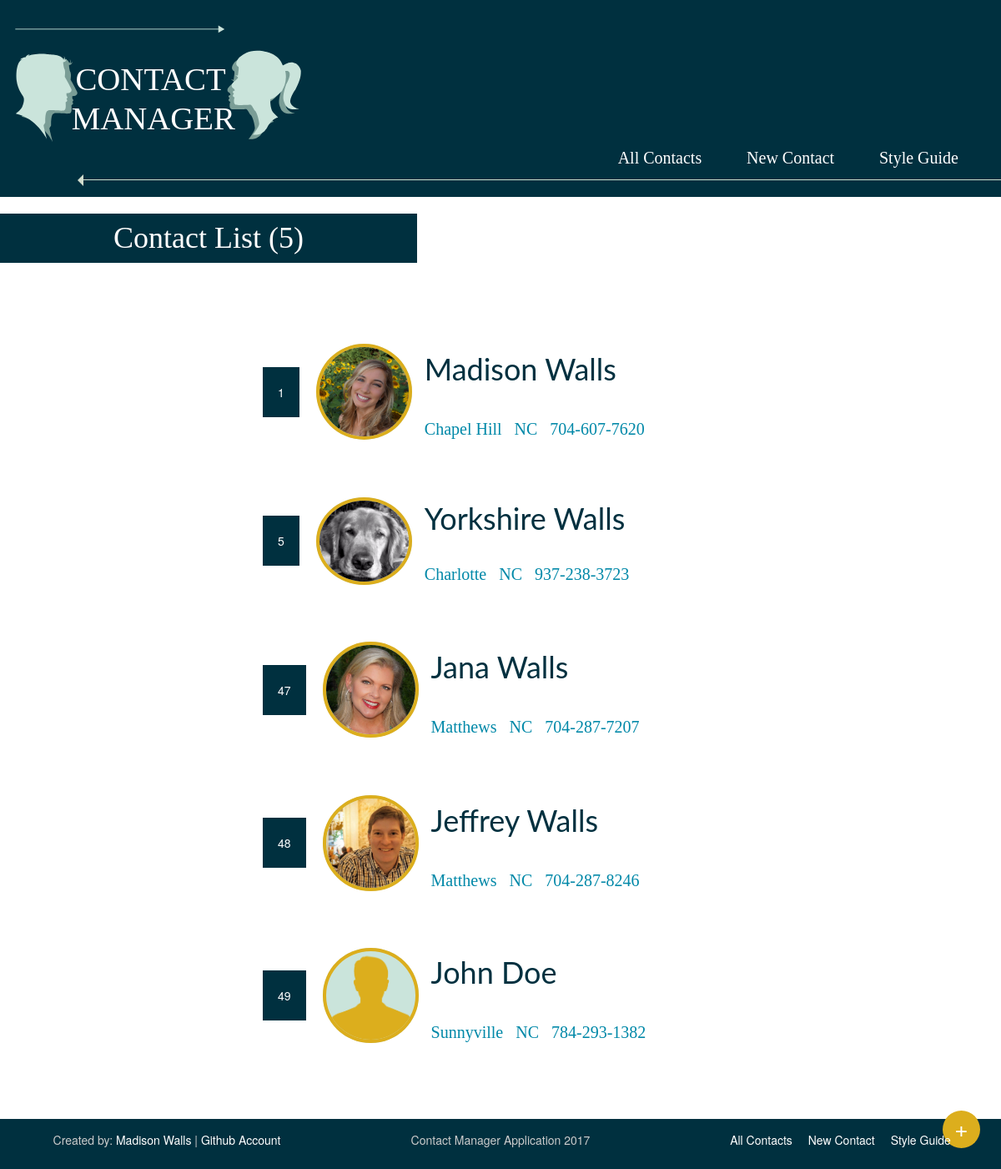
The page / on the database its author committed.
### tables this page shows
CREATE TABLE `contacts` (
  `id` int(11) NOT NULL,
  `photo` text NOT NULL,
  `first` varchar(200) NOT NULL,
  `last` varchar(200) NOT NULL,
  `title` varchar(200) NOT NULL,
  `address` varchar(200) NOT NULL,
  `city` varchar(200) NOT NULL,
  `state` varchar(200) NOT NULL,
  `zip` varchar(200) NOT NULL,
  `phone` varchar(200) NOT NULL,
  `notes` text NOT NULL
);

### index.php (the view, shortened to what this page needs)
<?php
  include 'header.php';
  $contacts = $db->query('SELECT * FROM contacts')->fetchAll(PDO::FETCH_ASSOC);
?>
<h1 class="contact-list">Contact List <span>(<?= count($contacts); ?>)</span></h1>
<div class="container-fluid">
    <div class="row">
      <div class="col-xs-12 col-md-9 col-md-offset-3 tableContainer">
      <table class="table">
        <?php foreach($contacts as $contact) : ?>
            <tbody class="tableStyle">
                <tr>
                    <td class="id"><a href="/edit.php?id=<?= $contact['id']; ?>"><?= $contact['id']; ?></a></td>
                    <td><a class="image" href="/edit.php?id=<?= $contact['id'];?>"><?php
                      if ($contact['photo'] !== '') {
                          echo "<img src='uploads/";  echo $contact['photo']; echo "' width='150px' height='auto'>";
                      } else {
                          echo "<img src='uploads/picIcon.png' width='150px' height='auto'>";
                      }
                      ?></a></td>
                      <td><a href="/edit.php?id=<?= $contact['id'];?>"><?= $contact['first'] . " " . $contact['last'];?></a></td>
                </tr>
                <tr class="innerInfo">
                      <td></td>
                      <td></td>
                      <td><a href="/edit.php?id=<?= $contact['id'];?>"><?= $contact['city']; ?></a><a href="/edit.php?id=<?= $contact['id'];?>"><?= $contact['state']; ?></a><a href="/edit.php?id=<?= $contact['id'];?>"><?= $contact['phone']; ?></a></td>
                </tr>
            </tbody>
      <?php endforeach; ?>
      </table>
      <a href="step1.php"><div class="addBox"><p class="plus">+</p></div></a>
<?php include 'footer.php'; ?>

### header.php (shortened to what this page needs)
<!DOCTYPE html>
<html>
  <head>
    <link rel="stylesheet" href="https://maxcdn.bootstrapcdn.com/bootstrap/3.3.7/css/bootstrap.min.css">
    <link rel="stylesheet" href="/css/style.css">
  </head>
  <body>
    <div class="container-fluid navtop">
      <div class="row">
        <div class="col-md-12">
          <a href="index.php"><img src="img/icon.svg" width="350px" height="auto"></a>
        </div>
        <div class="col-xl-12 navbar">
          <ul>
            <a href="index.php"><li>All Contacts</li></a>
            <a href="step1.php"><li>New Contact</li></a>
            <a href="styleguide.php"><li>Style Guide</li></a>
        </ul>
        </div>
        <div class="col-xs-11 col-xs-offset-1 navbarline"><span class="arrow-left"></div>
      </div>
    </div>

### footer.php (shortened to what this page needs)
          </div>
      </div>
    </div>
    <div class="container-fluid footerSpace">
      <div class="row">
        <div class="col-md-4">
          <p>Created by: <a href="http://www.madisonwalls.org"> Madison Walls</a> | <a href="https://github.com/madisonwalls">Github Account</a></p>
        </div>
        <div class="col-md-4">
          <p>Contact Manager Application 2017</p>
        </div>
        <div class="col-md-4 bottomNav">
            <a href="index.php">All Contacts</a>
            <a href="step1.php">New Contact</a>
            <a href="styleguide.php">Style Guide</a>
        </div>
      </div>
    </div>
  </body>
</html>

### css/style.css (style rules this page uses)
.navtop { background-color: #00303f; padding-top: 20px; }
.navbar li { display: inline-block; margin-right: 50px; font-size: 20px; margin-top: 0px; padding-top: 0px; color: #ffffff; font-family: Lato-thin }
.navbar { min-height: 0px; margin-bottom: 0px; float: right; }
.navbarline { border-bottom: 1px solid #D1DDCE; margin-top: 0px; padding-top: 0px; margin-bottom: 20px; }
.arrow-left { width: 0; height: 0; border-top: 7px solid transparent; border-bottom: 7px solid transparent; border-right:7px solid #D1DDCE; position: absolute; left: -7px; top: -6px; }
h1 { color: #ffffff; background-color: #00303f; font-family: Lato-thin; font-weight: lighter; padding: 10px; max-width: 500px; text-align: center; margin-bottom: 60px; }
table td:first-child a { color: #ffffff; padding: 20px 18px; background-color: #00303f; position: relative; top: 27px; margin-right: 20px; }
table td:nth-child(2) img { width: 115px; height: auto; border-radius: 50%; vertical-align: middle; position: relative; border: solid 4px #DCAE1D; }
table td:nth-child(2) { background-color: #CAE4DB; padding: 0px; border-radius: 50%; width: 55px; position: relative; top: 27px; }
table td:nth-child(3) a { font-family: Lato; color: #00303f; font-size: 36px; margin-left: 15px; }
.innerInfo td:nth-child(2) { font-family: Lato-thin; color: #0088a8; font-size: 20px; background-color: inherit; }
.innerInfo td:nth-child(3) a { font-family: Lato-thin; color: #0088a8; font-size: 20px; background-color: inherit; }
.table>tbody>tr>td { border-top: none; vertical-align: middle; padding: 0px; }
tr { padding-bottom: 60px; }
table { border-spacing: 0px; border-color:inherit; display: block; }
.tableContainer { background-color: #ffffff; }
.tableStyle { display: block; padding-bottom: 30px; padding-top: 10px; }
.table>tbody+tbody { border-top: 0px; }
.footerSpace { background-color: #00303f; margin-top: 40px; padding: 15px; }
.footerSpace a { color: #ffffff; }
.footerSpace p { color: #cccccc; text-align: center; }
.bottomNav a { padding-left: 15px; }
.bottomNav { text-align: center; }
.addBox { width: 45px; height: 45px; background-color: #DCAE1D; border-radius: 50%; position: fixed; bottom: 25px; right: 25px; }
.plus { text-align: center; vertical-align: middle; color: #ffffff; font-size: 28px; }

### rows shown on the page
contacts: id "1", photo (placeholder picture), first "Madison", last "Walls", city "Chapel Hill", state "NC", phone "704-607-7620"
contacts: id "5", photo (picture), first "Yorkshire", last "Walls", city "Charlotte", state "NC", phone "937-238-3723"
contacts: id "47", photo (picture), first "Jana", last "Walls", city "Matthews", state "NC", phone "704-287-7207"
contacts: id "48", photo (picture), first "Jeffrey", last "Walls", city "Matthews", state "NC", phone "704-287-8246"
contacts: id "49", first "John", last "Doe", city "Sunnyville", state "NC", phone "784-293-1382"

### other values the page prints
count($contacts) "5"
